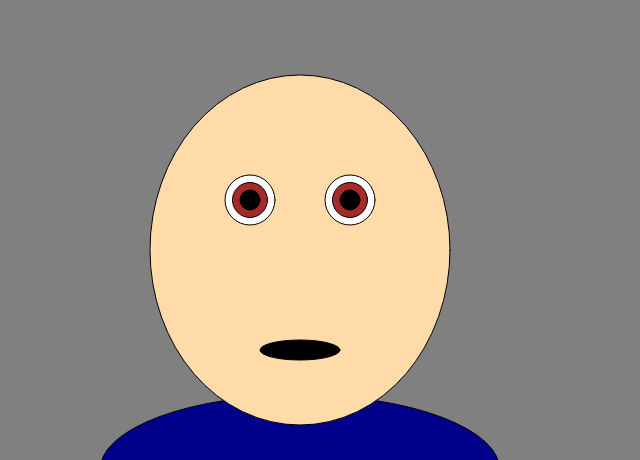
Frame 1 (no input)
Frame 60 (no input): identical to frame 1, image omitted
Frame 120 (the mouse pressed at the canvas centre since frame 60): identical to frame 1, image omitted

The p5.js sketch that drew this single still picture (run headless with seeded random() and noise() and a simulated clock; from frame 60 on, the mouse is pressed at the canvas centre):

// p5.js sketch
// ── sketch.js
function setup() {
    createCanvas(640, 460);
}

function draw() {
    background("gray");
    
    fill("darkblue");
    ellipse(300, 470, 400, 150);
    
    fill("#ffdbaa");
    ellipse(300, 250, 300, 350);
    
    fill("white");
    ellipse(250, 200, 50, 50);
    
    fill("white");
    ellipse(350, 200, 50, 50);
    
    fill("brown");
    ellipse(250, 200, 35, 35);
    
    fill("brown");
    ellipse(350, 200, 35, 35);
    
    fill("black");
    ellipse(250, 200, 20, 20);
    
    fill("black");
    ellipse(350, 200, 20, 20);
    
	
    
    fill("black");
    ellipse(300, 350, 80, 20);
    
    stroke("black");
    
}
